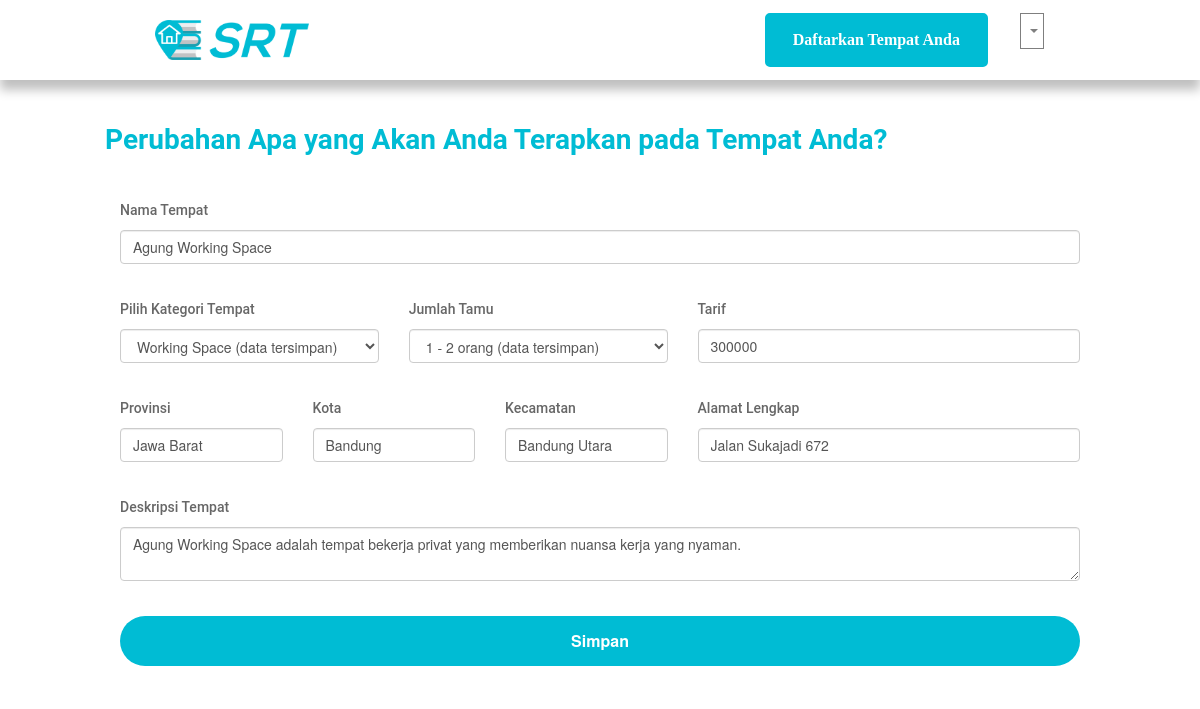
Screenshot of /index.php/pemilikControl/editTempatForm/1 (signed in) with the database file from the repository.
### tables this page shows
CREATE TABLE `tempat` (
  `idTempat` int(11) NOT NULL,
  `idPemilik` int(11) NOT NULL,
  `namaTempat` varchar(100) NOT NULL,
  `deskripsi` text NOT NULL,
  `kapasitas` enum('1 - 2 orang','3 - 5 orang','5 - 10 orang','10 - 15 orang','> 15 orang') NOT NULL,
  `provinsi` varchar(50) NOT NULL,
  `kota` varchar(50) NOT NULL,
  `kecamatan` varchar(50) NOT NULL,
  `alamat` text NOT NULL,
  `kategori` enum('Rumah/ Villa','Working Space','Meeting Room','') NOT NULL,
  `tarif` int(11) NOT NULL
);

### application/controllers/pemilikControl.php (called while the page is built, shortened)
<?php
class pemilikControl extends CI_Controller {
    public function __construct()
    {
        $this->load->library('form_validation');
        $this->load->model('editPemilikModel');
        $this->load->model('tempatModel');
    }
    public function editTempatForm($id){
      $data['tempat'] = $this->tempatModel->getTempatSpesifik($id);
      $this->load->view('editTempat',$data);
    }
}

### index.php (called while the page is built, shortened)
<?php
require_once BASEPATH.'core/CodeIgniter.php';

### application/models/tempatModel.php (called while the page is built, shortened)
<?php
class tempatModel extends CI_Model {
    function getTempatSpesifik($id){
        $this->db->select("tempat.idTempat, tempat.namaTempat, tempat.deskripsi, tempat.kapasitas, tempat.provinsi, tempat.kota, tempat.kecamatan, tempat.alamat, tempat.kategori, tempat.tarif");
        $this->db->from("tempat");
        $this->db->where("tempat.idTempat",$id);
        $query = $this->db->get();
        if($query->num_rows() != 0){
            return $query->result();
        }else{
            return false;
        }
    }
}

### application/views/editTempat.php (the view, shortened to what this page needs)
		<?php
	      if(!empty($tempat)){
	      foreach ($tempat as $row) {?>
		<form action="<?= base_url('index.php/pemilikControl/editTempat/')?><?= $row->idTempat?>" method="POST" style="margin-top: 130px; margin-left: 120px; margin-right: 120px">
		  <div class="row">
		  	<p style="font-family: Roboto; font-style: normal; font-weight: 600; font-size: 28px; line-height: 20px;color: #00BCD4; margin-bottom: 50">Perubahan Apa yang Akan Anda Terapkan pada Tempat Anda?</p>
		  </div>
		  <div class="row">
		  	<div class="col ml-auto">
		      <div class="form-group">
			    <label for="namaTempat" style="font-family: Roboto; font-style: normal; font-weight: 550; font-size: 14px; line-height: 20px;color: #676767;margin-bottom: 10px">Nama Tempat</label>
			    <input name="namatempat" type="text" class="form-control" id="namaTempat" placeholder="Nama Tempat" value="<?= $row->namaTempat?>">
			  </div>
		    </div>
		  </div>
		  <div class="row" style="margin-top: 20px">
		  	<div class="col">
		      <div class="form-group">
			    <label for="pilihKategori" style="font-family: Roboto; font-style: normal; font-weight: 550; font-size: 14px; line-height: 20px;color: #676767;margin-bottom: 10px">Pilih Kategori Tempat</label>
			    <select name="kategori" class="form-control" id="pilihKategori">
			      <option value="<?= $row->kategori?>" selected><?= $row->kategori?> (data tersimpan)</option>
			    </select>
			  </div>
		    </div>
		    <div class="col">
		      <div class="form-group">
			    <label for="pilihKapasitas" style="font-family: Roboto; font-style: normal; font-weight: 550; font-size: 14px; line-height: 20px;color: #676767;margin-bottom: 10px">Jumlah Tamu</label>
			    <select name="kapasitas" class="form-control" id="pilihKapasitas">
			      <option value="<?= $row->kapasitas?>" selected><?= $row->kapasitas?> (data tersimpan)</option>
			    </select>
			  </div>
		    </div>
		    <div class="col-5">
		      <div class="form-group">
			    <label for="namaTempat" style="font-family: Roboto; font-style: normal; font-weight: 550; font-size: 14px; line-height: 20px;color: #676767;margin-bottom: 10px">Tarif</label>
			    <input name="tarif" type="text" class="form-control" id="tarif" placeholder="Masukkan tarif sewa misal: 50000" value="<?= $row->tarif?>">
			  </div>
		    </div>
		  </div>
		  <div class="row" style="margin-top: 20px">
		  	<div class="col">
			  	<div class="form-group">
				    <label for="namaTempat" style="font-family: Roboto; font-style: normal; font-weight: 550; font-size: 14px; line-height: 20px;color: #676767;margin-bottom: 10px">Provinsi</label>
				    <input name="provinsi" type="text" class="form-control" id="pilihProvinsi" placeholder="Provinsi" value="<?= $row->provinsi?>">
				</div>
		    </div>
		    <div class="col">
			  	<div class="form-group">
				    <label for="namaTempat" style="font-family: Roboto; font-style: normal; font-weight: 550; font-size: 14px; line-height: 20px;color: #676767;margin-bottom: 10px">Kota</label>
				    <input name="kota" type="text" class="form-control" id="pilihProvinsi" placeholder="Kota" value="<?= $row->kota?>">
				</div>
		    </div>
		    <div class="col">
			  	<div class="form-group">
				    <label for="namaTempat" style="font-family: Roboto; font-style: normal; font-weight: 550; font-size: 14px; line-height: 20px;color: #676767;margin-bottom: 10px">Kecamatan</label>
				    <input name="kecamatan" type="text" class="form-control" id="pilihProvinsi" placeholder="Kecamatan" value="<?= $row->kecamatan?>">
				</div>
		    </div>
		    <div class="col-5">
			  	<div class="form-group">
				    <label for="namaTempat" style="font-family: Roboto; font-style: normal; font-weight: 550; font-size: 14px; line-height: 20px;color: #676767;margin-bottom: 10px">Alamat Lengkap</label>
				    <input name="alamat" type="text" class="form-control" id="pilihProvinsi" placeholder="Alamat" value="<?= $row->alamat?>">
				</div>
		    </div>
		  </div>
		  <div class="row" style="margin-top: 20px">
		  	<div class="col">
			  	<div class="form-group">
				    <label for="deskripsiTempat" style="font-family: Roboto; font-style: normal; font-weight: 550; font-size: 14px; line-height: 20px;color: #676767;margin-bottom: 10px">Deskripsi Tempat</label>
				    <textarea class="form-control" name="deskripsi"><?= $row->deskripsi?></textarea>
				</div>
			</div>
		  </div>
		  <div class="row" style="margin-top: 20px">
		  	<div class="col">
			  	<div class="form-group">
				    <input class="btnLogin" style="width: 100%" type="submit" name="btntambahtempat" value="Simpan"/>
				</div>
			</div>
		  </div>
		</form>
		<?php }}?>
	</div>
</body>
</html>

### assets/css/style.css (style rules this page uses)
fieldset, label { margin: 0; padding: 0; }
* { margin: 0; padding: 0; }

### assets/css/editForm.css (style rules this page uses)
.btnLogin { width: 345px; height: 50px; background-color: #00BCD4; border: none; border-radius: 100px; color: white; font-weight:550; font-size:16px; }

### application/views/page_header_pem.php (style rules this page uses)
body { overflow-x:hidden; }

### rows the page displays
tempat: namatempat "Agung Working Space", kategori "Working Space (data tersimpan)", kapasitas "1 - 2 orang (data tersimpan)", tarif "300000", provinsi "Jawa Barat", kota "Bandung", kecamatan "Bandung Utara", alamat "Jalan Sukajadi 672", deskripsi "Agung Working Space adalah tempat bekerja privat yang memberikan nuansa kerja yang nyaman."
